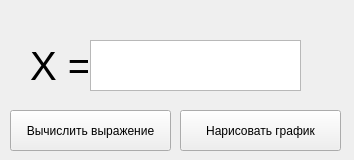
<?xml version="1.0" encoding="UTF-8"?>
<ui version="4.0">
 <class>ChoiseX</class>
 <widget class="QWidget" name="ChoiseX">
  <property name="geometry">
   <rect>
    <x>0</x>
    <y>0</y>
    <width>354</width>
    <height>160</height>
   </rect>
  </property>
  <property name="windowTitle">
   <string>Form</string>
  </property>
  <widget class="QPushButton" name="pushButton">
   <property name="geometry">
    <rect>
     <x>10</x>
     <y>110</y>
     <width>161</width>
     <height>41</height>
    </rect>
   </property>
   <property name="text">
    <string>Вычислить выражение</string>
   </property>
  </widget>
  <widget class="QPushButton" name="pushButton_2">
   <property name="geometry">
    <rect>
     <x>180</x>
     <y>110</y>
     <width>161</width>
     <height>41</height>
    </rect>
   </property>
   <property name="text">
    <string>Нарисовать график</string>
   </property>
  </widget>
  <widget class="QLabel" name="label">
   <property name="geometry">
    <rect>
     <x>30</x>
     <y>45</y>
     <width>58</width>
     <height>41</height>
    </rect>
   </property>
   <property name="font">
    <font>
     <pointsize>30</pointsize>
    </font>
   </property>
   <property name="text">
    <string>X = </string>
   </property>
  </widget>
  <widget class="QTextEdit" name="textEdit">
   <property name="geometry">
    <rect>
     <x>90</x>
     <y>40</y>
     <width>211</width>
     <height>51</height>
    </rect>
   </property>
  </widget>
 </widget>
 <resources/>
 <connections/>
</ui>
